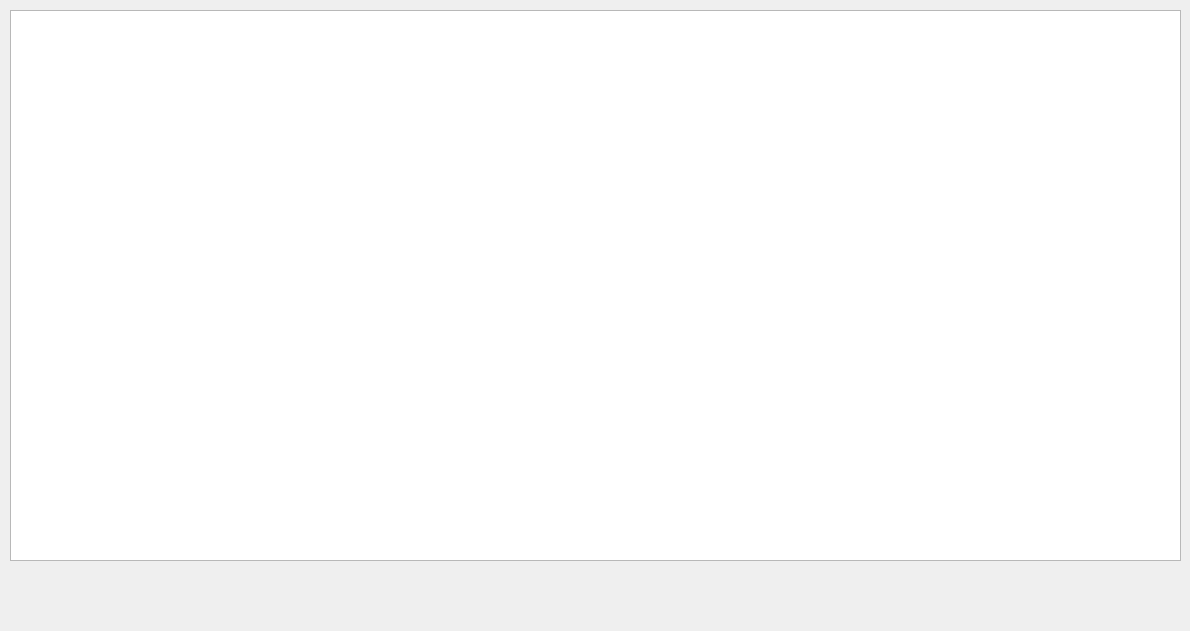
<?xml version="1.0" encoding="UTF-8"?>
<ui version="4.0">
 <class>Widget</class>
 <widget class="QWidget" name="Widget">
  <property name="geometry">
   <rect>
    <x>0</x>
    <y>0</y>
    <width>1190</width>
    <height>631</height>
   </rect>
  </property>
  <property name="windowTitle">
   <string>Widget</string>
  </property>
  <widget class="QTableWidget" name="tableWidget">
   <property name="geometry">
    <rect>
     <x>10</x>
     <y>10</y>
     <width>1171</width>
     <height>551</height>
    </rect>
   </property>
  </widget>
 </widget>
 <layoutdefault spacing="6" margin="11"/>
 <resources/>
 <connections/>
</ui>
